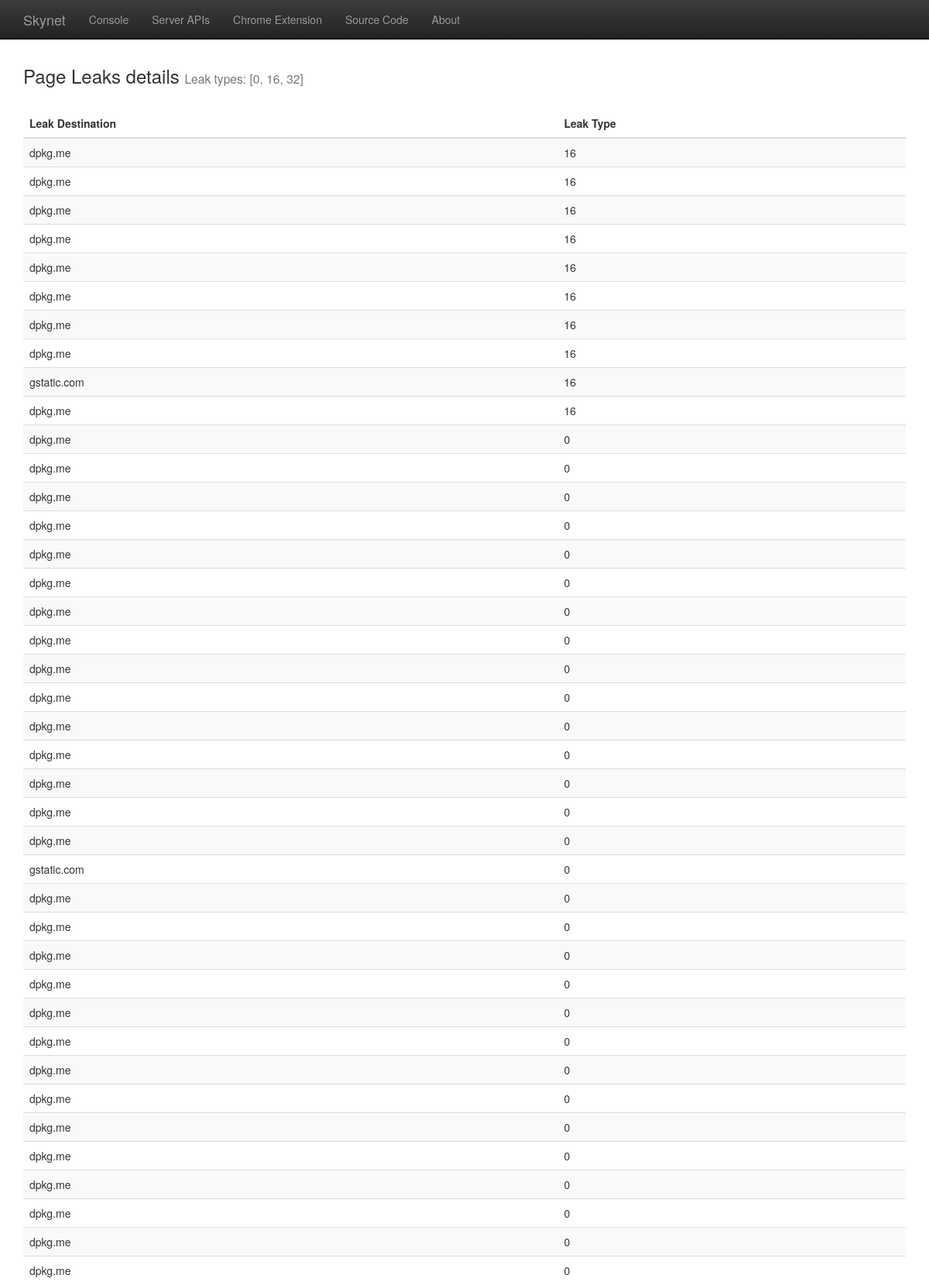
Page /q/page/ (upper part) on the committed database.
### skynet/models.py (models this page shows)
class LeakToURL(models.Model):
    leak_url = models.URLField()
    leak_type = models.PositiveSmallIntegerField(default=0)
    leak_from = models.ForeignKey(FullRequest, default=None, null=True)

### skynet/views.py (the view)
# urls.py: url(r'^q/page/', views.view_full_request),
def view_full_request(request):
    page_url = request.path[8:]
    leak_types = set()
    top_domain = to_top_domain(page_url)
    try:
        page_entry = FullRequest.objects.get(page_url=page_url)
    except FullRequest.DoesNotExist:
        return render(request, 'error.html')
    page_leak_to_set = LeakToURL.objects.filter(leak_from=page_entry)
    for leak_to_entry in page_leak_to_set:
        leak_types.add(leak_to_entry.leak_type)
    leak_types_array = str(sorted(list(leak_types)))
    return render(request, 'terminator_view_request.html', {'page_leak_to_set': page_leak_to_set,
                                                            'page_url': page_url,
                                                            'leak_types': leak_types_array,
                                                            'top_domain': top_domain})

### templates/terminator_view_request.html (shortened to what this page needs)
{% extends "terminator_base_nav.html" %}
{% block body-except-nav %}
    <h3>Page <var>{{ page_url }}</var> Leaks details <small>Leak types: {{ leak_types }}</small></h3>
    <div style="padding-top: 20px">
        <table id="domain-table" class="table table-striped table-hover sortable">
        <thead>
            <tr>
                <th>Leak Destination</th>
                <th>Leak Type</th>
            </tr>
        </thead>
        <tbody>
            {% for item in page_leak_to_set %}
                <tr>
                    <td>
                        {{ item.leak_url }}
                    </td>
                     <td>
                        {{ item.leak_type }}
                    </td>
                </tr>
            {% endfor %}
        </tbody>
        </table>
    </div>
{% endblock %}

### rows in the picture
LeakToURL: leak_url "dpkg.me", leak_type "16"
LeakToURL: leak_url "dpkg.me", leak_type "16"
LeakToURL: leak_url "dpkg.me", leak_type "16"
LeakToURL: leak_url "dpkg.me", leak_type "16"
LeakToURL: leak_url "dpkg.me", leak_type "16"
LeakToURL: leak_url "dpkg.me", leak_type "16"
LeakToURL: leak_url "dpkg.me", leak_type "16"
LeakToURL: leak_url "dpkg.me", leak_type "16"
LeakToURL: leak_url "gstatic.com", leak_type "16"
LeakToURL: leak_url "dpkg.me", leak_type "16"
LeakToURL: leak_url "dpkg.me", leak_type "0"
LeakToURL: leak_url "dpkg.me", leak_type "0"
LeakToURL: leak_url "dpkg.me", leak_type "0"
LeakToURL: leak_url "dpkg.me", leak_type "0"
LeakToURL: leak_url "dpkg.me", leak_type "0"
LeakToURL: leak_url "dpkg.me", leak_type "0"
LeakToURL: leak_url "dpkg.me", leak_type "0"
LeakToURL: leak_url "dpkg.me", leak_type "0"
LeakToURL: leak_url "dpkg.me", leak_type "0"
LeakToURL: leak_url "dpkg.me", leak_type "0"
LeakToURL: leak_url "dpkg.me", leak_type "0"
LeakToURL: leak_url "dpkg.me", leak_type "0"
LeakToURL: leak_url "dpkg.me", leak_type "0"
LeakToURL: leak_url "dpkg.me", leak_type "0"
LeakToURL: leak_url "dpkg.me", leak_type "0"
LeakToURL: leak_url "gstatic.com", leak_type "0"
LeakToURL: leak_url "dpkg.me", leak_type "0"
LeakToURL: leak_url "dpkg.me", leak_type "0"
LeakToURL: leak_url "dpkg.me", leak_type "0"
LeakToURL: leak_url "dpkg.me", leak_type "0"
LeakToURL: leak_url "dpkg.me", leak_type "0"
LeakToURL: leak_url "dpkg.me", leak_type "0"
LeakToURL: leak_url "dpkg.me", leak_type "0"
LeakToURL: leak_url "dpkg.me", leak_type "0"
LeakToURL: leak_url "dpkg.me", leak_type "0"
LeakToURL: leak_url "dpkg.me", leak_type "0"
LeakToURL: leak_url "dpkg.me", leak_type "0"
LeakToURL: leak_url "dpkg.me", leak_type "0"
LeakToURL: leak_url "dpkg.me", leak_type "0"
LeakToURL: leak_url "dpkg.me", leak_type "0"

### other values in the picture
{{ leak_types }} "[0, 16, 32]"
